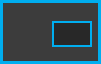
<?xml version="1.0" encoding="UTF-8"?>
<ui version="4.0">
 <class>keyBoxForm</class>
 <widget class="QWidget" name="keyBoxForm">
  <property name="geometry">
   <rect>
    <x>0</x>
    <y>0</y>
    <width>101</width>
    <height>64</height>
   </rect>
  </property>
  <property name="windowTitle">
   <string>Form</string>
  </property>
  <property name="autoFillBackground">
   <bool>false</bool>
  </property>
  <property name="styleSheet">
   <string notr="true">QWidget
{
	background:		rgb(60, 60, 60);
	border: 3px solid rgb(0,174,239);
}

/* ---------- QLabels ------------*/
QLabel
{
	background:		none;
	color: 				white;
	font: 				10pt &quot;Futura&quot;;
	border:				none;
}

QLabel:hover
{
	border:				none;
}

/*---------- QPushButton ---------*/
QToolButton
{
	background: none;
	border: none;
	image: url(:/resources/openkeywindow1_inactive.png);
}

QToolButton:pressed
{
	background: none;
	border: none;
	image: url(:/resources/openkeywindow1_active.png);
}

/* ---------- QLineEdit ------------*/
QLineEdit
{
	font: 12pt &quot;Droid Sans Mono&quot;;
	background: rgb(40, 40, 40);
	border: 2px solid rgb(0,174,239);
	border-radius: 0px;
	color: white;
	padding-left: 2px;
	padding-bottom: 2px;
}

QLineEdit:focus
{
	font: 12pt &quot;Droid Sans Mono&quot;;
	background: rgb(40, 40, 40);
	border: 1px solid white;
	border-radius: 0px;
	color: white;
	padding-left: 2px;
	padding-bottom: 2px;
}

/*-------QToolTip-------*/
QToolTip
{
	font: 10px &quot;Futura&quot;;
	color: rgb(255, 255, 255);
	background: rgba(40, 40, 40, 140);
	border: 1px solid rgb(120, 120, 120);
	padding: 2px;
	width: 22px;
}</string>
  </property>
  <widget class="QToolButton" name="openWindow">
   <property name="geometry">
    <rect>
     <x>7</x>
     <y>13</y>
     <width>40</width>
     <height>40</height>
    </rect>
   </property>
   <property name="font">
    <font>
     <family>Futura</family>
     <pointsize>10</pointsize>
    </font>
   </property>
   <property name="toolTip">
    <string>Open this key's modulation window.</string>
   </property>
   <property name="text">
    <string/>
   </property>
  </widget>
  <widget class="QLineEdit" name="keyName">
   <property name="geometry">
    <rect>
     <x>52</x>
     <y>21</y>
     <width>40</width>
     <height>26</height>
    </rect>
   </property>
   <property name="toolTip">
    <string notr="true">&lt;b&gt;Key Name&lt;/b&gt;&lt;p&gt;Sets the name of this key (for use with the SoftStep's alphanumeric display).</string>
   </property>
   <property name="inputMethodHints">
    <set>Qt::ImhNone</set>
   </property>
   <property name="maxLength">
    <number>4</number>
   </property>
   <property name="alignment">
    <set>Qt::AlignCenter</set>
   </property>
  </widget>
 </widget>
 <resources/>
 <connections/>
</ui>
